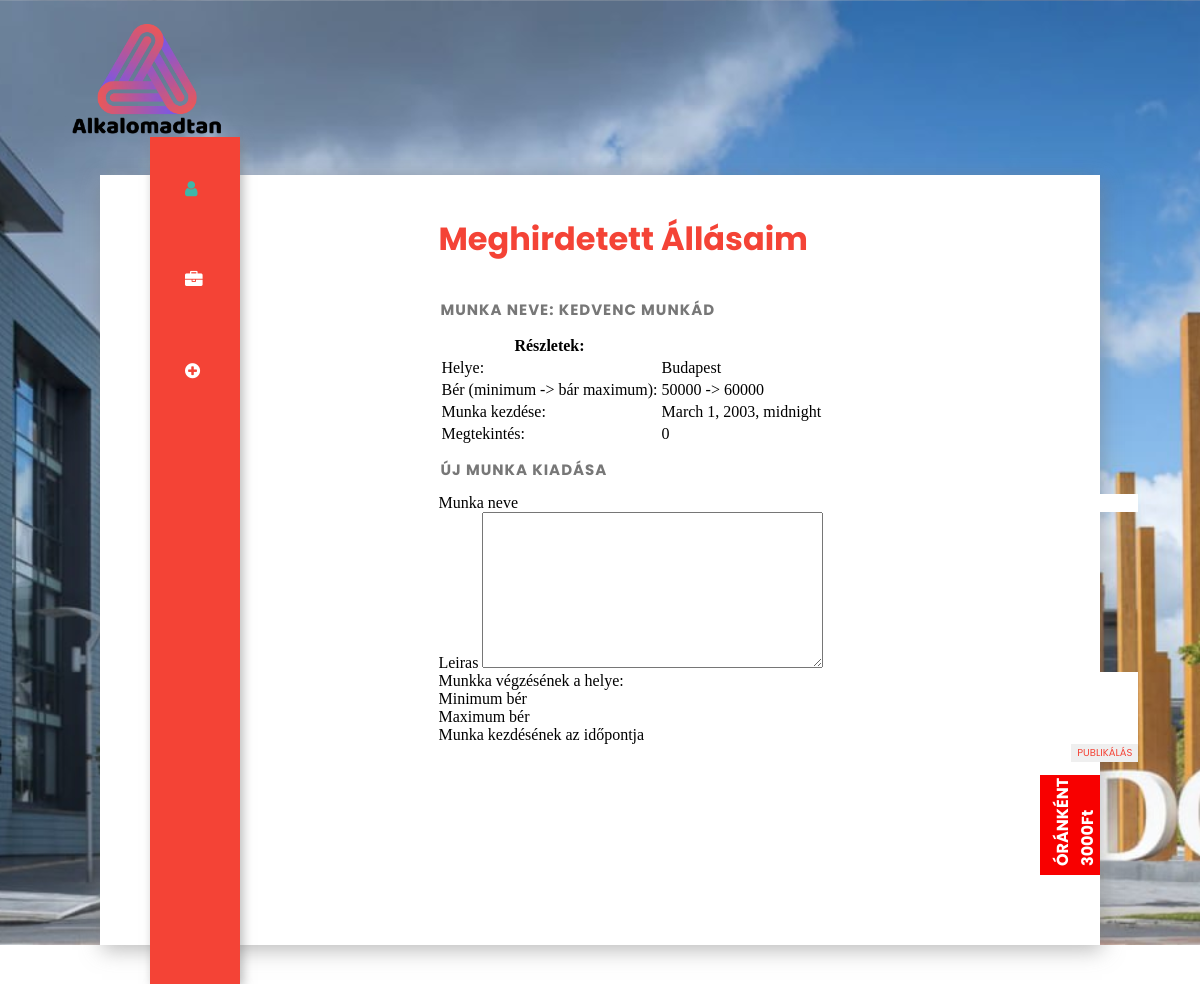
The app's page /profil/ujmunka/ (signed in), older data.
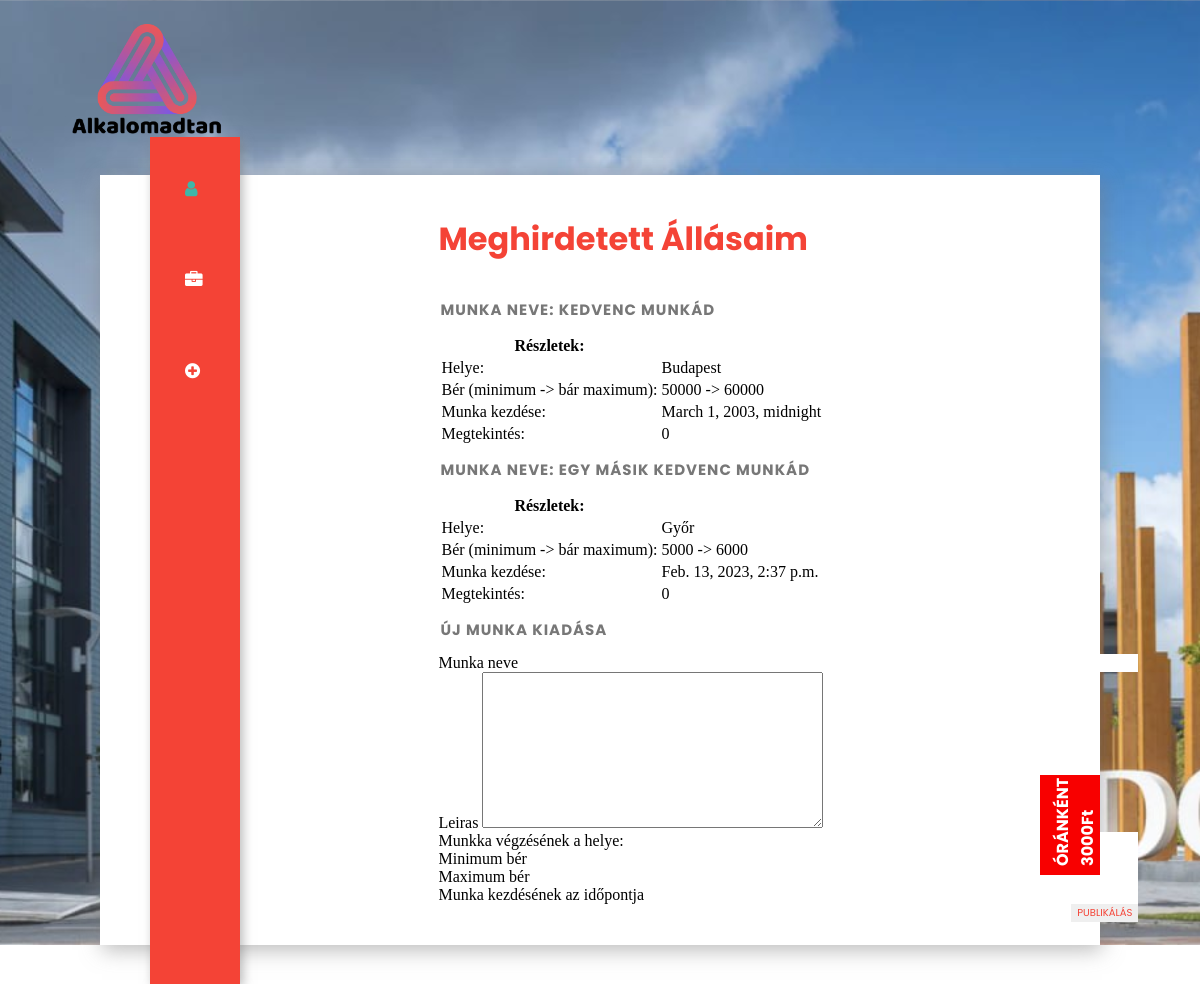
The same page, newer data.
### app/models.py (models this page shows, shortened)
class Munka(models.Model):
    class Meta:
        ordering = ["-katt"]
    nev = models.CharField(max_length=255, null=False)
    leiras = models.TextField(default="", null=False)
    helye = models.CharField(default="", max_length=255)
    katt = models.IntegerField(default=0)
    publikalo = models.ForeignKey(settings.AUTH_USER_MODEL, on_delete=models.CASCADE)
    berMin = models.IntegerField(null=False)
    berMax = models.IntegerField(null=True)
    munkaKezd = models.DateTimeField()

### app/views.py (the view)
# urls.py: path("profil/ujmunka/", views.Profil_UjMunka, name="ProfilUjMunka"),
def Profil_UjMunka(request):
    userId = request.user.id
    userUsername = request.user.username
    felhasznalo = request.user
    print(f"Profil_UjMunka(request) - {userUsername} ({userId})")
    if request.POST:
        if request.user.is_authenticated:
            ujMunkaForm = MunkaFrom(request.POST)
            if ujMunkaForm.is_valid():
                mentendo = ujMunkaForm.save(commit=False)
                mentendo.publikalo = User.objects.get(pk=request.user.id)
                mentendo.save()
                print("Mentve!")
            else:
                print("invalid form")
                print(ujMunkaForm.errors)
    else:
        ujMunkaForm = MunkaFrom()
    template = loader.get_template("app/auth/profilePageAd.html")
    munkak = ""
    try:
        munkak = list(Munka.objects.filter(publikalo = request.user.id).values())
    except:
        print(traceback.format_exc())
        munkak = None
    context = {
        "cim": "Profilod",
        "felhasznalo":felhasznalo,
        "form":ujMunkaForm,
        "munka": munkak
        }
    return HttpResponse(template.render(context,request))

### app/forms.py
class MunkaFrom(ModelForm):
    class Meta:
        model = Munka
        fields = "__all__"
        exclude = ["publikalo", "katt"]
    nev = forms.CharField(label="Munka neve", max_length=250)
    leiras = forms.TextInput()
    helye = forms.CharField(label="Munkka végzésének a helye:", max_length=150)
    berMin = forms.IntegerField(label="Minimum bér")
    berMax = forms.IntegerField(label="Maximum bér")
    munkaKezd = forms.DateField(label="Munka kezdésének az időpontja")

### app/templates/app/auth/profilePageAd.html (shortened to what this page needs)
{% extends 'app/layout/commonhead2.html' %}
{% block content %}
{% load static %}
{% if felhasznalo.is_authenticated %}
    {% if munka is not None %}
    <div class="rightbox">
        <div class="profile">
            <h1>Meghirdetett Állásaim</h1>
            {% for i in munka %}
            <div>
                <h2>Munka neve: {{i.nev}}</h2>
                <table>
                    <thead>
                        <th>Részletek:</th>
                    </thead>
                    <tbody>
                        <tr>
                            <td>Helye: </td>
                            <td>{{i.helye}}</td>
                        </tr>
                        <tr>
                            <td>Bér (minimum -> bár maximum): </td>
                            <td>{{i.berMin}} -> {{i.berMax}}</td>
                        </tr>
                        <tr>
                            <td>Munka kezdése: </td>
                            <td>{{i.munkaKezd}}</td>
                        </tr>
                        <tr>
                            <td>Megtekintés: </td>
                            <td>{{i.katt}}</td>
                        </tr>
                    </tbody>
                </table>
            </div>
            {% endfor %}
            <h2>Új munka kiadása</h2>
            <div>
<form method="POST">
{% for field in form %}
    <div class="">
        <label class="">{{ field.label }}</label>
        {{ field }}
    </div>
{% endfor %}
<input type="submit" value="Publikálás" class="btn btn-primary">
</form>
            </div>
        </div>
    </div>
    </div>
</section>
    {% endif %}
{% endif %}
{% endblock %}

### app/templates/app/layout/commonhead2.html (shortened to what this page needs)
<!DOCTYPE html>
<html lang="hu">
<head>
    {% load static %}
    <link rel="stylesheet" href="{% static 'style3.css' %}">
    <link rel="stylesheet" href="https://cdn.jsdelivr.net/npm/@fortawesome/fontawesome-free@6.2.1/css/fontawesome.min.css">
    <link rel="stylesheet" href="path/to/font-awesome/css/font-awesome.min.css">
    <link rel="stylesheet" href="https://cdnjs.cloudflare.com/ajax/libs/font-awesome/4.7.0/css/font-awesome.min.css">
</head>
<section class="header">
    <nav class="logo">
        <a href="index.html"><img src="images/logo.png" alt=""></a>
    </nav>
    <div class="container">
        <div id="asd">
            <h1 class="asd">asd</h1>
            <div class="CTA">
                <h1>ÓRÁNKÉNT 3000Ft</h1>
            </div>
        </div>
        <div class="leftbox links">
            <nav>
                <a href="{% url 'Profil' %}">
                    <i class="fa fa-user active"></i>
                </a>
                <a href="{% url 'ProfilJelentkezesek' %}">
                    <i class="fa fa-briefcase"></i>
                </a>
                <a href="{% url 'ProfilUjMunka' %}">
                    <i class="fa fa-plus-circle"></i>
                </a>
            </nav>
        </div>
{% block content %}
{% endblock %}
{% load static %}
<body>
</body>
</html>

### app/static/style3.css (style rules this page uses)
body { box-sizing: border-box; padding: 0; margin: 0; }
.header { min-height: 100vh; width: 100%; background-image: url(images/banner.jpg); background-position: center; background-size: cover; position: relative; }
.container { background-color: #fff; width: 1000px; height: 770px; margin: 0 auto; position: relative; border-top: 10px; box-shadow: 2px 5px 20px rgba(119, 119, 119, 0.5); }
.asd { float: right; margin-right: 12px; margin-top: 12px; font-family: 'Poppins', sans-serif; color: #fff; font-weight: 900; font-size: 1.5rem; letter-spacing: 1px; }
.CTA { width: 100px; height: 60px; right: -20px; bottom: 0; margin-bottom: 90px; position: absolute; z-index: 1; background: #f80000; font-size: 8px; transform: rotate(-90deg); transition: all 0.5s ease-in-out; cursor: pointer; }
.CTA h1 { color: #fff; margin-top: 10px; margin-left: 9px; }
.leftbox { float: left; top:-5%; left: 5%; position: absolute; width: 9%; height: 110%; background: #f44336; box-shadow: 3px 3px 10px rgba(119, 119, 119, 0.5); }
.links a { list-style: none; padding: 35px; color: #fff; font-size: 1.1em; display: block; transition: all 0.3s ease-in-out; }
.links a:first-child { margin-top: 7px; }
.active { color: #3fb6a8; }
.rightbox { float: right; width: 60%; height: 100%; }
.profile { position: absolute; width: 70%; }
h1 { font-family: 'Poppins', sans-serif; color: #f44336; font-size: 2em; margin-top: 40px; margin-bottom: 35px; }
h2 { color: #777; font-family: 'Poppins', sans-serif; width: 80%; text-transform: uppercase; font-size: 15px; letter-spacing: 1px; margin-left: 2px; }
.btn { float: right; font-family: 'Poppins', sans-serif; text-transform: uppercase; font-size: 10px; border: none; color: #f44336; }
input { float: right; font-family: 'Poppins', sans-serif; text-transform: uppercase; font-size: 10px; border: none; color: #f44336; }
.logo img { width: 150px; }
.logo { display: flex; padding: 2% 6%; justify-content: space-between; align-items: center; }

Row changes from the older to the newer data that the page shows:
added Munka: nev "EGY MÁSIK KEDVENC MUNKÁD", helye "Győr", berMin "5000", berMax "6000", munkaKezd "Feb. 13, 2023, 2:37 p.m.", katt "0"
